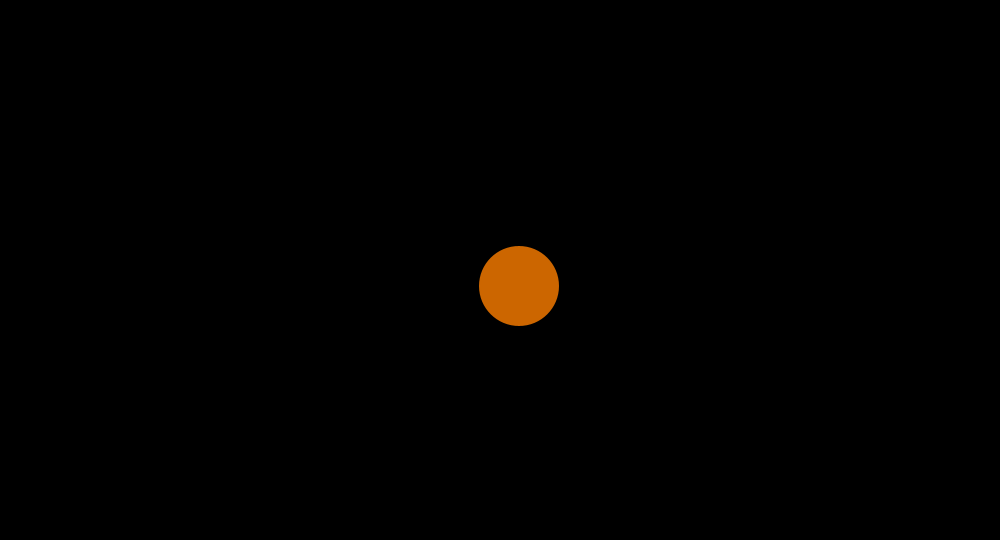
Frame 1 (no input)
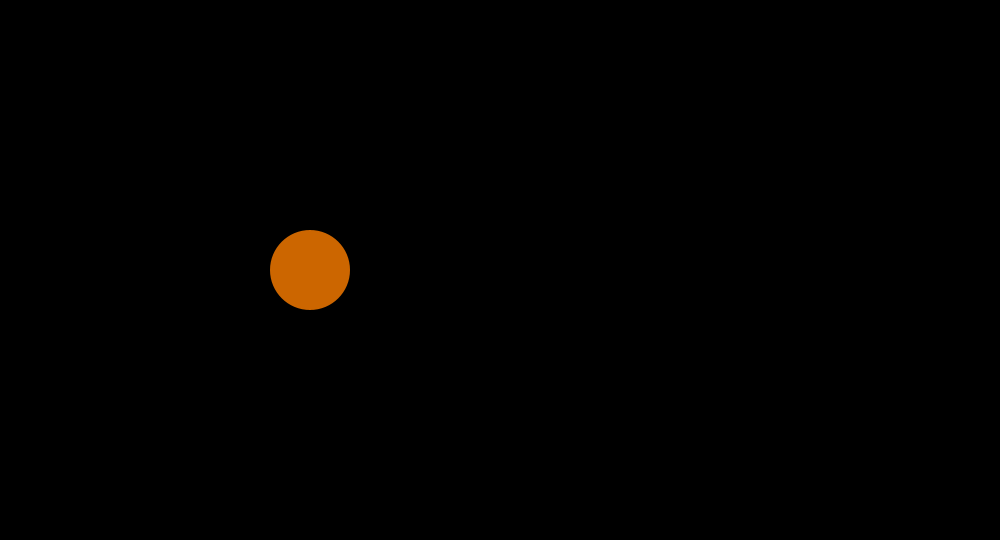
Frame 60 (the mouse pressed at the canvas centre just before this capture)
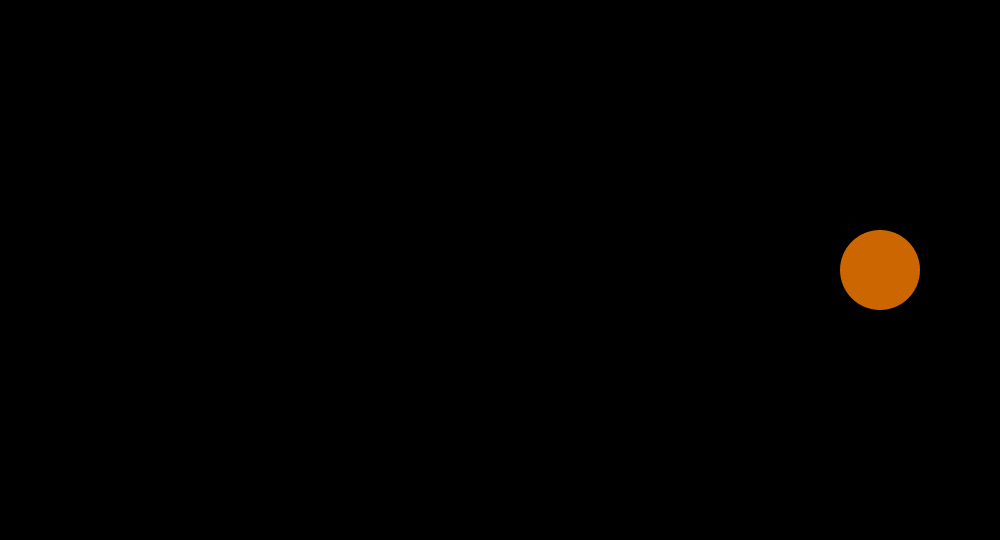
Frame 120 (the mouse held since frame 60 and released just before this capture)

The Processing sketch that drew these frames (run headless with seeded random() and noise(); from frame 60 on, the mouse is pressed at the canvas centre):

// Processing sketch: processing_96860
// ── processing_96860.pde

int rad = 40;      
float xpos, ypos;       

float xspeed = 19;  
float yspeed = 16; 

int xdirection = 1;  
int ydirection = 1; 


void setup() 
{
  size(1000, 540);
  noStroke();
  fill(204, 102, 0);
  frameRate(30);
  ellipseMode(RADIUS);
  xpos = width/2;
  ypos = height/2;
}

void draw() 
{
  background(0);
  
  xpos = xpos + ( xspeed * xdirection );
  ypos = ypos + ( yspeed * ydirection );
  
  if (xpos > width-rad || xpos < rad) {
    xdirection *= -1;
  }
  if (ypos > height-rad || ypos < rad) {
    ydirection *= -1;
  }
  ellipse(xpos, ypos, rad, rad);
}
